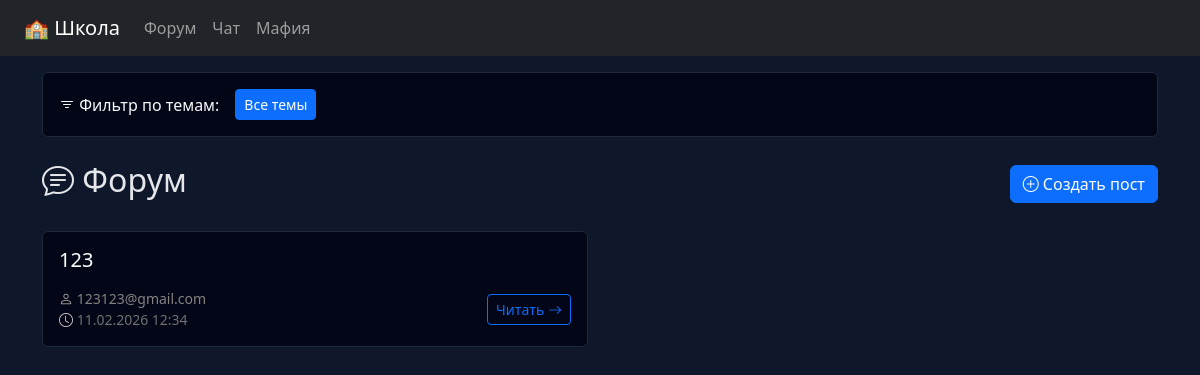
/forum/ (signed in), run on an earlier commit of the app's database.
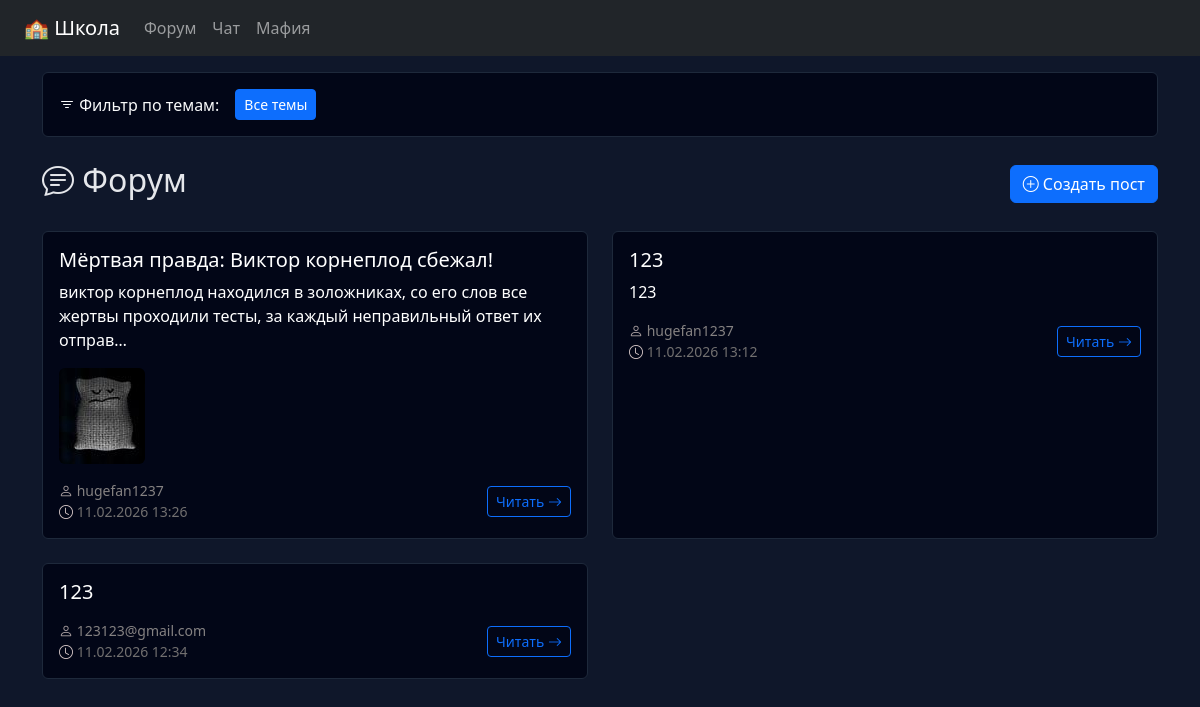
And on a later commit of the database.
### black_forum_school_app/models.py (models this page shows, shortened)
class ForumPost(models.Model):
    author = models.ForeignKey(
        User,
        on_delete=models.CASCADE,
        related_name="forum_posts"
    )
    title = models.CharField(max_length=200)
    description = models.TextField(max_length=500)
    content = models.TextField()
    topics = models.ManyToManyField(
        Topic,
        blank=True,
        related_name="forum_posts",
        verbose_name="Темы"
    )
    image = models.ImageField(
        upload_to="forum_images/",
        null=True,
        blank=True
    )
    created_at = models.DateTimeField(auto_now_add=True)
    is_visible = models.BooleanField(default=True)
    is_checked = models.BooleanField(default=False)

### black_forum_school_app/views.py (the view)
# urls.py: path("forum/", views.forum_home, name="forum_list"),  # ← ВАЖНО
@login_required
def forum_home(request):
    selected_topic = request.GET.get('topic')
    selected_topic_id = request.GET.get('topic_id')
    posts = ForumPost.objects.filter(is_visible=True)
    if selected_topic:
        posts = posts.filter(topics__slug=selected_topic)
    elif selected_topic_id:
        posts = posts.filter(topics__id=selected_topic_id)
    posts = posts.order_by("-created_at")
    topics_with_posts = Topic.objects.filter(forum_posts__is_visible=True).distinct()
    for topic in topics_with_posts:
        topic.post_count = ForumPost.objects.filter(
            is_visible=True,
            topics=topic
        ).count()
    messages_list = messages.get_messages(request)
    return render(request, "forum/home.html", {
        "posts": posts,
        "topics": topics_with_posts,
        "selected_topic": selected_topic or selected_topic_id,
        "messages": messages_list
    })

### black_forum_school_app/templates/forum/home.html (shortened to what this page needs)
{% extends "forum/base.html" %}
{% block content %}
<div class="d-flex justify-content-between align-items-center mb-4">
    <h2><i class="bi bi-chat-text"></i> Форум</h2>
    <a href="/forum/create/" class="btn btn-primary">
        <i class="bi bi-plus-circle"></i> Создать пост
    </a>
</div>
{% if posts %}
    <div class="row " >
        {% for post in posts %}
        <div class="col-md-6 mb-4" >
            <div class="card h-100">
                <div class="card-body">
                    <h5 class="card-title" style="color: white; text-decoration: none;">{{ post.title }}</h5>
                    <p class="card-text text-white ">
                        {{ post.content|truncatechars:120 }}
                    </p>
                    {% if post.image %}
                    <div class="mb-2">
                        <img src="{{ post.image.url }}" class="img-fluid rounded" style="max-height: 100px;">
                    </div>
                    {% endif %}
                    <div class="d-flex justify-content-between align-items-center mt-3">
                        <small class="text-muted" style="color: rgb(174, 158, 158); text-decoration: none;">
                            <i class="bi bi-person" style="color: rgb(177, 166, 166); text-decoration: none;"></i> <a style="color: rgb(133, 130, 130); text-decoration: none;">{{ post.author.username }}</a> <br>
                            <i class="bi bi-clock" style="color: rgb(214, 199, 199); text-decoration: none;"></i> <a style="color: rgb(114, 112, 112); text-decoration: none;">{{ post.created_at|date:"d.m.Y H:i" }}</a>
                        </small>
                        <a href="/forum/post/{{ post.id }}/" class="btn btn-sm btn-outline-primary">
                            Читать <i class="bi bi-arrow-right"></i>
                        </a>
                    </div>
                </div>
            </div>
        </div>
        {% endfor %}
    </div>
{% else %}
    <div class="card p-5 text-center">
        <i class="bi bi-emoji-frown fs-1"></i>
        <p class="text-muted mt-3">Постов пока нет 😢</p>
        <a href="/forum/create/" class="btn btn-primary mt-2">Создать первый пост</a>
    </div>
{% endif %}
{% endblock %}

What changed in the data, as far as the page shows it:
added ForumPost: title "Мёртвая правда: Виктор корнеплод сбежал!", content "виктор корнеплод находился в золожниках, со его слов все жертвы проходили тесты, за каждый неправильный ответ их отправ…", image (picture), author.username "hugefan1237", created_at "11.02.2026 13:26"
added ForumPost: title "123", content "123", author.username "hugefan1237", created_at "11.02.2026 13:12"
